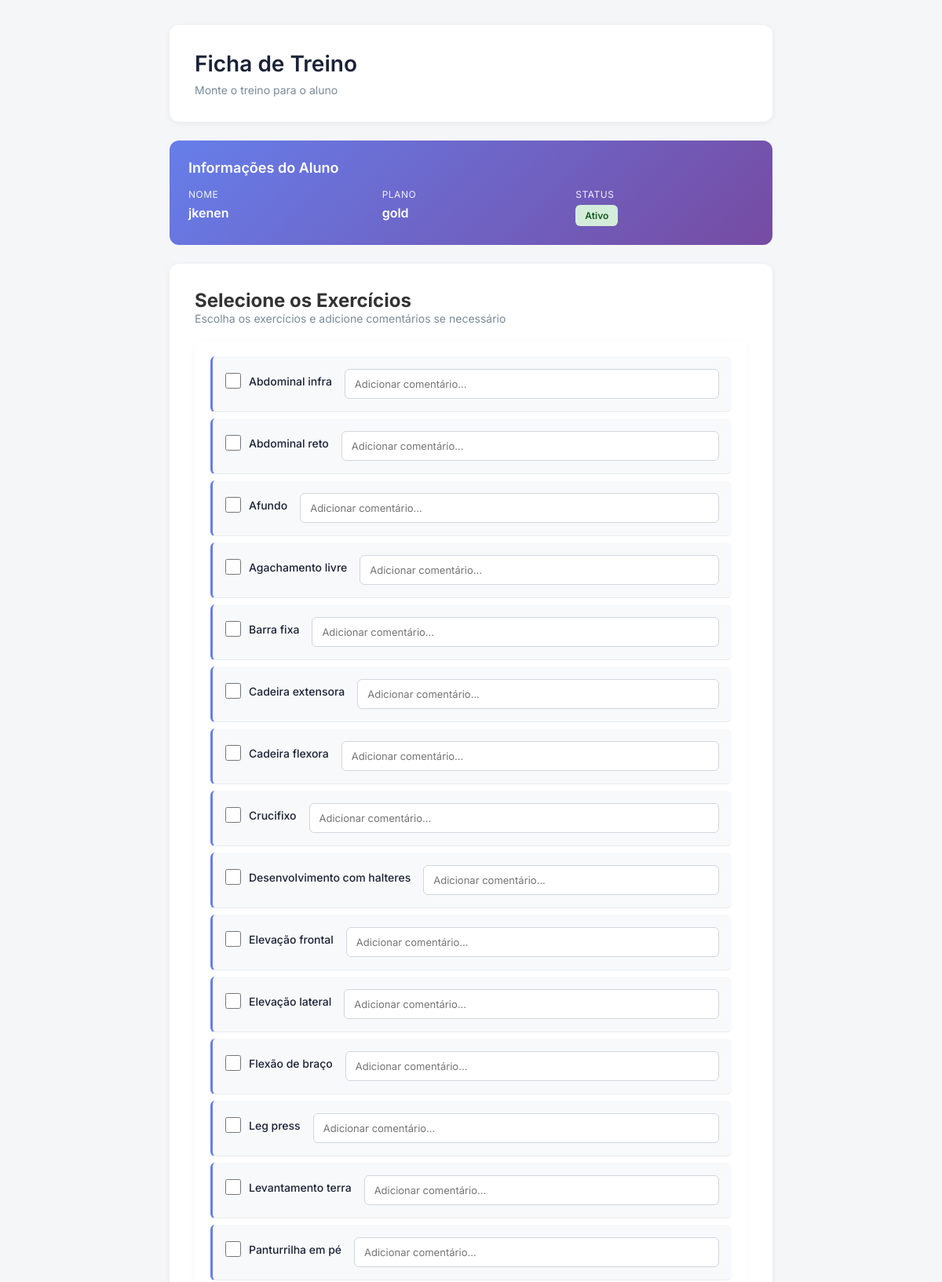
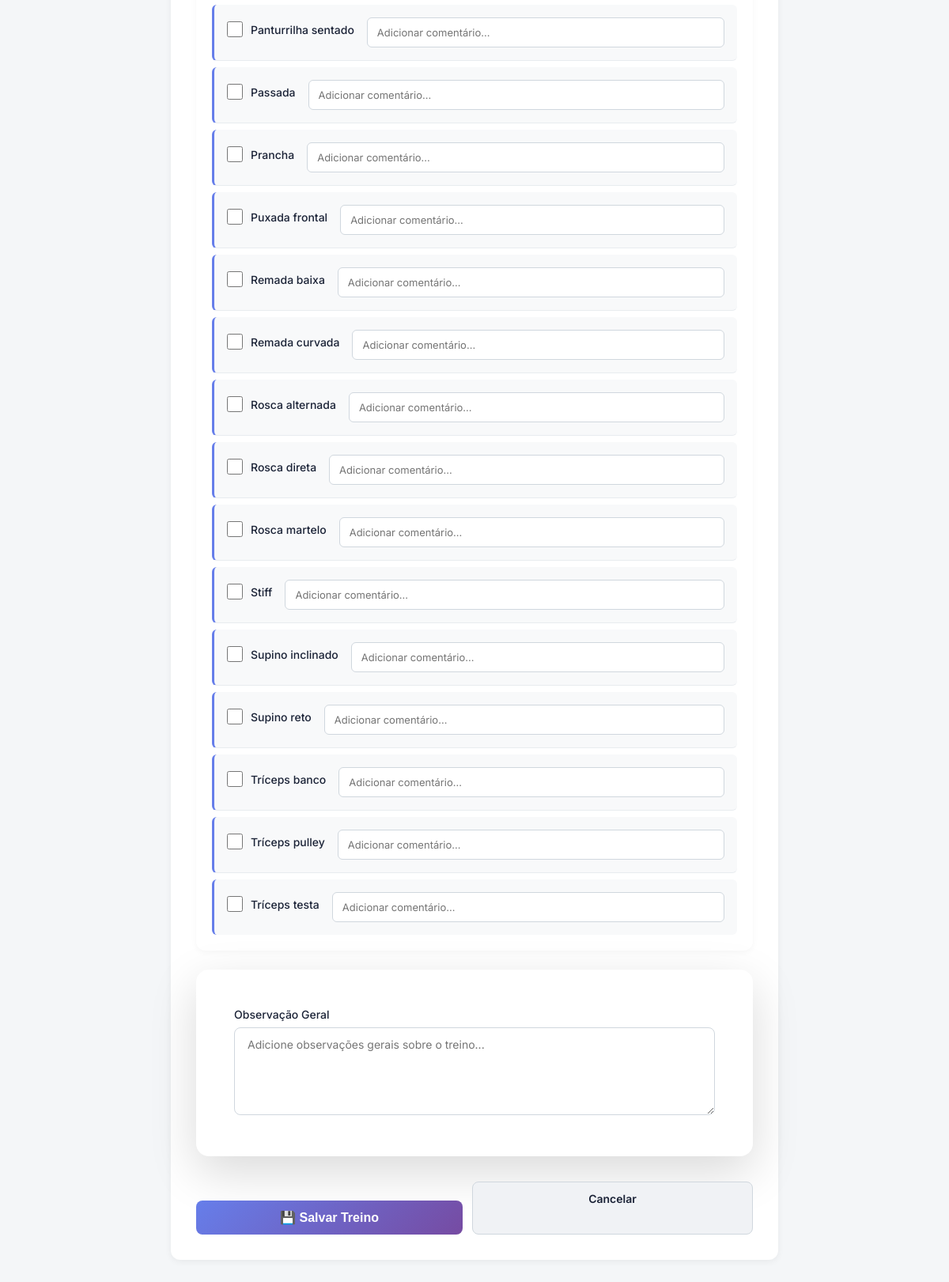
Screenshot of /pages/treino.php?id=1 (signed in) with the database file from the repository (2 pictures, top to bottom).
### tables this page shows
CREATE TABLE `alunos` (
  `id` int(11) NOT NULL,
  `nome` varchar(255) DEFAULT NULL,
  `cpf` varchar(14) DEFAULT NULL,
  `email` varchar(100) DEFAULT NULL,
  `senha` varchar(255) DEFAULT NULL,
  `plano` varchar(100) DEFAULT NULL,
  `mensalidade` decimal(10,2) DEFAULT NULL,
  `status` tinyint(1) DEFAULT NULL,
  `observacoes` varchar(255) DEFAULT NULL
);

CREATE TABLE `exercicios` (
  `id` int(11) NOT NULL,
  `nome` varchar(100) NOT NULL
);

### authentic/protego.php (called while the page is built, shortened)
<?php
function protego($dado) {
    return htmlspecialchars($dado, ENT_QUOTES, 'UTF-8');
}

### pages/treino.php (the view, shortened to what this page needs)
<?php
require "../banco/conexao.php";
require "../authentic/protego.php";
$idAluno = $_GET['id'] ?? null;
$buscaAluno = $pdo->prepare("SELECT * FROM alunos WHERE id = ?");
$buscaAluno->execute([$idAluno]);
$aluno = $buscaAluno->fetch(PDO::FETCH_ASSOC);
$pegarExercicios = $pdo->query("SELECT id, nome FROM exercicios ORDER BY nome");
$exercicios = $pegarExercicios->fetchAll(PDO::FETCH_ASSOC);
?>
<!DOCTYPE html>
<html lang="pt-br">
<head>
    <link rel="stylesheet" href="../style.css">
</head>
<body>
    <div class="form-container">
        <div class="form-header">
            <h1>Ficha de Treino</h1>
            <p>Monte o treino para o aluno</p>
        </div>
        <div class="aluno-info-card">
            <h3>Informações do Aluno</h3>
            <div class="info-grid">
                <div class="info-item">
                    <span class="info-label">Nome</span>
                    <span class="info-value"><?= protego($aluno['nome']) ?></span>
                </div>
                <div class="info-item">
                    <span class="info-label">Plano</span>
                    <span class="info-value"><?= protego($aluno['plano']) ?></span>
                </div>
                <div class="info-item">
                    <span class="info-label">Status</span>
                    <span class="info-value">
                        <span class="status <?= $aluno['status'] == 1 ? 'status-ativo' : 'status-inativo' ?>">
                            <?= $aluno['status'] == 1 ? 'Ativo' : 'Inativo' ?>
                        </span>
                    </span>
                </div>
            </div>
        </div>
        <form method="post" class="form-content">
            <h2>Selecione os Exercícios</h2>
            <p class="form-subtitle">Escolha os exercícios e adicione comentários se necessário</p>
            <div class="exercicios-list">
                <?php foreach ($exercicios as $ex): ?>
                    <div class="exercicio-item">
                        <div class="exercicio-checkbox">
                            <label class="checkbox-label">
                                <input type="checkbox" name="exercicios[]" value="<?= $ex['id'] ?>">
                                <span><?= protego($ex['nome']) ?></span>
                            </label>
                        </div>
                        <input type="text" name="comentario[<?= $ex['id'] ?>]" placeholder="Adicionar comentário..." class="exercicio-comment">
                    </div>
                <?php endforeach; ?>
            </div>
            <div class="form-group">
                <label for="observacao_geral">Observação Geral</label>
                <textarea id="observacao_geral" name="observacao_geral" placeholder="Adicione observações gerais sobre o treino..." rows="5"></textarea>
            </div>
            <div class="form-actions" id="form-actions">
                <button type="submit" class="btn-primary" onclick="return confirm('Tem certeza que deseja salvar o treino?');">💾 Salvar Treino</button>
                <a href="consulta_aluno.php" class="btn-secondary">Cancelar</a>
            </div>
        </form>
    </div>

### style.css (style rules this page uses)
* { margin: 0; padding: 0; box-sizing: border-box; }
body { font-family: 'Inter', -apple-system, BlinkMacSystemFont, 'Segoe UI', sans-serif; background: #f4f6f8; color: #333; }
.form-group { margin-bottom: 20px; background: white; padding: 48px; border-radius: 16px; box-shadow: 0 20px 60px rgba(0, 0, 0, 0.15); }
label { display: block; margin-bottom: 8px; color: #1a2236; font-weight: 500; font-size: 14px; }
button[type="submit"] { width: 100%; padding: 12px 16px; background: linear-gradient(135deg, #667eea 0%, #764ba2 100%); color: white; border: none; border-radius: 8px; font-size: 16px; font-weight: 600; cursor: pointer; transition: all 0.3s ease; margin-top: 24px; }
.btn-primary { display: inline-block; padding: 12px 16px; background: linear-gradient(135deg, #667eea 0%, #764ba2 100%); color: white; text-decoration: none; border-radius: 8px; font-size: 14px; font-weight: 600; transition: all 0.3s ease; text-align: center; border: none; cursor: pointer; }
.form-container { max-width: 800px; margin: 32px auto; padding: 0 16px; }
.form-header { background: white; border-radius: 12px; padding: 32px; margin-bottom: 24px; box-shadow: 0 2px 8px rgba(0, 0, 0, 0.06); }
.form-header h1 { font-size: 28px; color: #1a2236; margin-bottom: 8px; font-weight: 600; }
.form-header p { color: #7a8a99; font-size: 14px; margin: 0; }
.form-content { background: white; border-radius: 12px; padding: 32px; box-shadow: 0 2px 8px rgba(0, 0, 0, 0.06); }
.form-group { margin-bottom: 20px; }
.form-group label { display: block; margin-bottom: 8px; color: #1a2236; font-weight: 500; font-size: 14px; }
.form-group input, .form-group select, .form-group textarea { width: 100%; padding: 12px 16px; border: 1px solid #d0d7de; border-radius: 8px; font-size: 14px; font-family: inherit; transition: all 0.3s ease; }
.form-group textarea { resize: vertical; min-height: 100px; }
.form-actions { display: flex; gap: 12px; margin-top: 32px; }
.btn-primary, .btn-secondary { padding: 12px 24px; border-radius: 8px; font-size: 14px; font-weight: 600; cursor: pointer; transition: all 0.3s ease; border: none; text-decoration: none; display: inline-block; text-align: center; }
.btn-primary { background: linear-gradient(135deg, #667eea 0%, #764ba2 100%); color: white; flex: 1; }
.btn-secondary { background: #f0f2f5; color: #1a2236; flex: 1; border: 1px solid #d0d7de; }
.exercicios-list { margin-bottom: 16px; }
.exercicio-item { background: #f8f9fa; padding: 12px; border-radius: 6px; margin-bottom: 8px; border-left: 3px solid #667eea; }
.exercicio-item:last-child { margin-bottom: 0; }
.status { display: inline-block; padding: 6px 12px; border-radius: 6px; font-weight: 600; font-size: 12px; }
.status-ativo { background: #d4edda; color: #155724; }
.aluno-info-card { background: linear-gradient(135deg, #667eea 0%, #764ba2 100%); border-radius: 12px; padding: 24px; margin-bottom: 24px; color: white; }
.aluno-info-card h3 { font-size: 18px; margin-bottom: 16px; font-weight: 600; }
.info-grid { display: grid; grid-template-columns: repeat(auto-fit, minmax(200px, 1fr)); gap: 20px; }
.info-item { display: flex; flex-direction: column; }
.info-label { font-size: 12px; text-transform: uppercase; opacity: 0.9; margin-bottom: 6px; letter-spacing: 0.5px; }
.info-value { font-size: 16px; font-weight: 600; }
.form-subtitle { color: #7a8a99; font-size: 14px; margin-bottom: 20px; }
.exercicios-list { background: white; border-radius: 12px; padding: 20px; margin-bottom: 24px; box-shadow: 0 2px 8px rgba(0, 0, 0, 0.04); }
.exercicio-item { display: grid; grid-template-columns: auto 1fr; gap: 16px; align-items: center; padding: 16px; border-bottom: 1px solid #e8ecef; }
.exercicio-item:last-child { border-bottom: none; }
.exercicio-checkbox { display: flex; align-items: center; }
.checkbox-label { display: flex; align-items: center; gap: 10px; cursor: pointer; font-weight: 500; color: #1a2236; }
.checkbox-label input[type="checkbox"] { width: 20px; height: 20px; cursor: pointer; accent-color: #667eea; }
.exercicio-comment { padding: 10px 12px; border: 1px solid #d0d7de; border-radius: 6px; font-size: 13px; font-family: inherit; transition: all 0.3s ease; }

### rows the page displays
alunos: nome "jkenen", plano "gold"
exercicios: nome "Abdominal infra"
exercicios: nome "Abdominal reto"
exercicios: nome "Afundo"
exercicios: nome "Agachamento livre"
exercicios: nome "Barra fixa"
exercicios: nome "Cadeira extensora"
exercicios: nome "Cadeira flexora"
exercicios: nome "Crucifixo"
exercicios: nome "Desenvolvimento com halteres"
exercicios: nome "Elevação frontal"
exercicios: nome "Elevação lateral"
exercicios: nome "Flexão de braço"
exercicios: nome "Leg press"
exercicios: nome "Levantamento terra"
exercicios: nome "Panturrilha em pé"
exercicios: nome "Panturrilha sentado"
exercicios: nome "Passada"
exercicios: nome "Prancha"
exercicios: nome "Puxada frontal"
exercicios: nome "Remada baixa"
exercicios: nome "Remada curvada"
exercicios: nome "Rosca alternada"
exercicios: nome "Rosca direta"
exercicios: nome "Rosca martelo"
exercicios: nome "Stiff"
exercicios: nome "Supino inclinado"
exercicios: nome "Supino reto"
exercicios: nome "Tríceps banco"
exercicios: nome "Tríceps pulley"
exercicios: nome "Tríceps testa"
